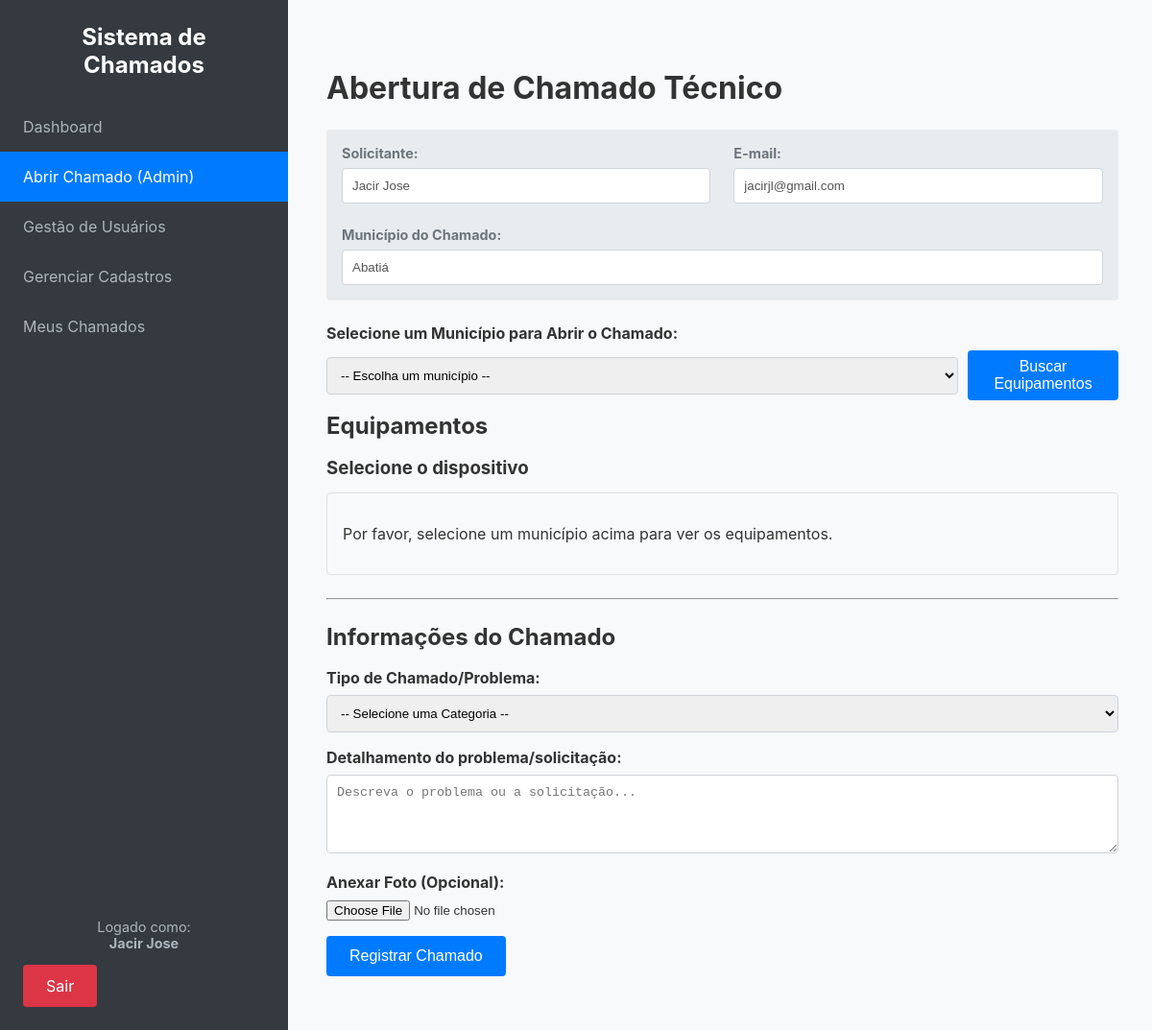
The page /abrir_chamado_admin (signed in) on the database its author committed.
### tables this page shows
CREATE TABLE users (
        id INTEGER PRIMARY KEY AUTOINCREMENT,
        email TEXT UNIQUE NOT NULL,
        password TEXT NOT NULL,
        municipio TEXT NOT NULL,
        responsavel TEXT NOT NULL,
        telefone TEXT NOT NULL,
        must_reset_password BOOLEAN DEFAULT 1,
        is_admin BOOLEAN DEFAULT 0
    );

### app.py (the view)
@app.route('/abrir_chamado_admin')
@login_required
@admin_required
def abrir_chamado_admin():
    db = get_db()
    municipio_selecionado = request.args.get('municipio', None)
    todos_municipios = [row['municipio'] for row in
                        db.execute('SELECT DISTINCT municipio FROM equipamentos ORDER BY municipio').fetchall()]
    tipos_problema = db.execute('SELECT * FROM tipos_problema ORDER BY nome').fetchall()
    equipamentos = []
    if municipio_selecionado:
        equipamentos = db.execute('SELECT * FROM equipamentos WHERE municipio = ? AND situacao NOT IN (?, ?, ?)',
                                  (municipio_selecionado, 'Perdido', 'Roubado', 'Danificado')).fetchall()
    db.close()
    return render_template('chamado.html', equipamentos=equipamentos, tipos_problema=tipos_problema,
                           todos_municipios=todos_municipios, municipio_selecionado=municipio_selecionado)

### app.py (called while the page is built)
def get_db():
    db = sqlite3.connect(DATABASE)
    db.row_factory = sqlite3.Row
    return db

def login_required(f):
    @wraps(f)
    def decorated_function(*args, **kwargs):
        if 'user_id' not in session:
            flash('Por favor, faça login para acessar esta página.', 'warning')
            return redirect(url_for('login'))
        return f(*args, **kwargs)
    return decorated_function

def admin_required(f):
    @wraps(f)
    def decorated_function(*args, **kwargs):
        if not g.user or not g.user['is_admin']:
            flash('Acesso negado. Esta área é restrita para administradores.', 'danger')
            return redirect(url_for('index'))
        return f(*args, **kwargs)
    return decorated_function

@app.before_request
def load_logged_in_user():
    user_id = session.get('user_id')
    if user_id is None:
        g.user = None
    else:
        db = get_db()
        g.user = db.execute('SELECT * FROM users WHERE id = ?', (user_id,)).fetchone()
        db.close()

@app.context_processor
def inject_user():
    return dict(user=g.user)

### templates/chamado.html (shortened to what this page needs)
{% extends "layout.html" %}
{% block content %}
<h1>Abertura de Chamado Técnico</h1>
<div class="user-info">
    <div class="info-item">
        <label>Solicitante:</label>
        <input type="text" value="{{ user.responsavel }}" disabled>
    </div>
    <div class="info-item">
        <label>E-mail:</label>
        <input type="email" value="{{ user.email }}" disabled>
    </div>
    <div class="info-item">
        <label>Município do Chamado:</label>
        <input type="text" value="{{ municipio_selecionado or user.municipio }}" disabled>
    </div>
</div>
{% if user.is_admin %}
<div class="municipio-selector">
    <form method="get" action="{{ url_for('abrir_chamado_admin') }}">
        <label for="municipio">Selecione um Município para Abrir o Chamado:</label>
        <div style="display: flex; gap: 10px; align-items: center;">
            <select name="municipio" id="municipio" required onchange="this.form.submit()">
                <option value="">-- Escolha um município --</option>
            </select>
            <button type="submit" class="button-link" style="padding: 0.5em 1em;">Buscar Equipamentos</button>
        </div>
    </form>
</div>
{% endif %}
<form method="post" action="{{ url_for('submit_chamado') }}" enctype="multipart/form-data">
    <h2>Equipamentos</h2>
    <h3>Selecione o dispositivo</h3>
    <div id="imeiTableContainer">
        {% if equipamentos %}
            <table>
                <thead>
                    <tr>
                        <th>Selecionar</th>
                        <th>Patrimônio</th>
                        <th>IMEI 1</th>
                        <th>IMEI 2</th>
                        <th>Marca</th>
                        <th>Modelo</th>
                        <th>Nº de Série</th>
                        <th>Local de Uso</th>
                        <th>Situação</th>
                        <th>Data da Entrega</th>
                    </tr>
                </thead>
                <tbody>
                    {% for equipamento in equipamentos %}
                    <tr>
                        <td><input type="radio" name="selectedDevice" value="{{ equipamento.imei1 }}" required></td>
                        <td>{{ equipamento.patrimonio }}</td>
                        <td>{{ equipamento.imei1 }}</td>
                        <td>{{ equipamento.imei2 }}</td>
                        <td>{{ equipamento.marca }}</td>
                        <td>{{ equipamento.modelo }}</td>
                        <td>{{ equipamento.numeroDeSerie }}</td>
                        <td>{{ equipamento.localdeUso }}</td>
                        <td>{{ equipamento.situacao }}</td>
                        <td>
                            {% if equipamento.dataEntrega %}
                                {{ equipamento.dataEntrega.split(' ')[0].split('-') | reverse | join('/') }}
                            {% endif %}
                        </td>
                    </tr>
                    {% endfor %}
                </tbody>
            </table>
        {% else %}
            {% if user.is_admin and not municipio_selecionado %}
                <p style="padding: 1em;">Por favor, selecione um município acima para ver os equipamentos.</p>
            {% else %}
                <p style="padding: 1em;">Nenhum equipamento disponível encontrado para este município.</p>
            {% endif %}
        {% endif %}
    </div>
    <hr>
    <h2>Informações do Chamado</h2>
    <div class="form-group">
        <label for="tipoProblema">Tipo de Chamado/Problema:</label>
        <select id="tipoProblema" name="tipoProblema" required>
            <option value="">-- Selecione uma Categoria --</option>
        </select>
    </div>
    <div class="form-group">
        <label for="observacoes">Detalhamento do problema/solicitação:</label>
        <textarea id="observacoes" name="observacoes" rows="4" placeholder="Descreva o problema ou a solicitação..." required maxlength="300"></textarea>
    </div>
    <div class="form-group">
        <label for="foto">Anexar Foto (Opcional):</label>
        <input type="file" id="foto" name="foto" accept="image/png, image/jpeg, image/gif">
    </div>
    <button type="submit">Registrar Chamado</button>
</form>
{% endblock %}

### templates/layout.html (shortened to what this page needs)
<!DOCTYPE html>
<html lang="pt-BR">
<head>
    <link rel="stylesheet" href="{{ url_for('static', filename='style.css') }}">
</head>
<body>
    <div class="page-wrapper">
        <aside class="sidebar">
            <div class="sidebar-header">
                <h1 class="sidebar-title">Sistema de Chamados</h1>
            </div>
            {% if user %}
            <nav class="sidebar-nav">
                <ul>
                    {% if user.is_admin %}
                        <li><a href="{{ url_for('dashboard') }}" class="{{ 'active' if request.endpoint == 'dashboard' else '' }}">Dashboard</a></li>
                        <li><a href="{{ url_for('abrir_chamado_admin') }}" class="{{ 'active' if request.endpoint == 'abrir_chamado_admin' else '' }}">Abrir Chamado (Admin)</a></li>
                        <li><a href="{{ url_for('admin_index') }}" class="{{ 'active' if 'admin_index' in request.endpoint else '' }}">Gestão de Usuários</a></li>
                        <li><a href="{{ url_for('gerenciar_cadastros') }}" class="{{ 'active' if request.endpoint == 'gerenciar_cadastros' else '' }}">Gerenciar Cadastros</a></li>
                    {% else %}
                        <li><a href="{{ url_for('index') }}" class="{{ 'active' if request.endpoint == 'index' else '' }}">Abrir Chamado</a></li>
                    {% endif %}
                    <li><a href="{{ url_for('meus_chamados') }}" class="{{ 'active' if request.endpoint == 'meus_chamados' else '' }}">Meus Chamados</a></li>
                </ul>
            </nav>
            <div class="sidebar-footer">
                <p style="text-align: center; color: #adb5bd; font-size: 0.9em;">Logado como:<br><b>{{ user.responsavel }}</b></p>
                <a href="{{ url_for('logout') }}" class="logout-button">Sair</a>
            </div>
            {% endif %}
        </aside>
        <main class="main-content">
            <div class="container">
                {% block content %}{% endblock %}
            </div>
        </main>
    </div>
</body>
</html>

### static/style.css (style rules this page uses)
body { font-family: -apple-system, BlinkMacSystemFont, "Segoe UI", Roboto, "Helvetica Neue", Arial, sans-serif; margin: 0; background-color: #f8f9fa; color: #333; }
.page-wrapper { display: flex; }
.container { width: 100%; max-width: 95%; margin: 1em auto; padding: 1.5em; }
h1, h2, h3 { margin-top: 0.5em; margin-bottom: 0.75em; }
.sidebar { width: 300px; background-color: #343a40; color: white; min-height: 100vh; display: flex; flex-direction: column; flex-shrink: 0; }
.sidebar-header { text-align: center; padding: 1.5em; }
.sidebar-title { margin: 0; }
.sidebar-nav { list-style-type: none; padding: 0; margin: 0; flex-grow: 1; }
.sidebar-nav ul { list-style-type: none; padding: 0; margin: 0; }
.sidebar-nav a { display: block; color: #adb5bd; text-decoration: none; padding: 1em 1.5em; transition: background-color 0.2s, color 0.2s; }
.sidebar-nav a.active { background-color: #007bff; color: white; }
.sidebar-footer { padding: 1.5em; }
.logout-button, .button-link { display: inline-flex; align-items: center; justify-content: center; text-align: center; color: white; padding: 0.75em 1.5em; border-radius: 4px; text-decoration: none; transition: background-color 0.2s; border: none; cursor: pointer; font-size: 1em; }
.logout-button { background-color: #dc3545; }
.main-content { flex-grow: 1; padding: 1em; overflow-x: auto; }
.form-group { margin-bottom: 1em; }
label { display: block; margin-bottom: 0.5em; font-weight: bold; }
input[type="text"], input[type="email"], input[type="tel"], input[type="password"], select, textarea { width: 100%; padding: 0.75em; border: 1px solid #ced4da; border-radius: 4px; box-sizing: border-box; }
button[type="submit"] { background-color: #007bff; color: white; border: none; padding: 0.75em 1.5em; border-radius: 4px; cursor: pointer; font-size: 1em; transition: background-color 0.2s; }
hr { margin-top: 1.5em; margin-bottom: 1.5em; }
#imeiTableContainer { max-height: 300px; overflow-y: auto; overflow-x: auto; border: 1px solid #dee2e6; border-radius: 4px; }
.user-info { display: flex; flex-wrap: wrap; gap: 1.5em; margin-bottom: 1.5em; padding: 1em; background-color: #e9ecef; border-radius: 4px; }
.info-item { flex: 1; min-width: 250px; }
.info-item label { font-size: 0.9em; color: #6c757d; }
.info-item input { background-color: #fff; border: 1px solid #ced4da; }

### rows shown on the page
users: responsavel "Jacir Jose", email "jacirjl@gmail.com", municipio "Abatiá"
